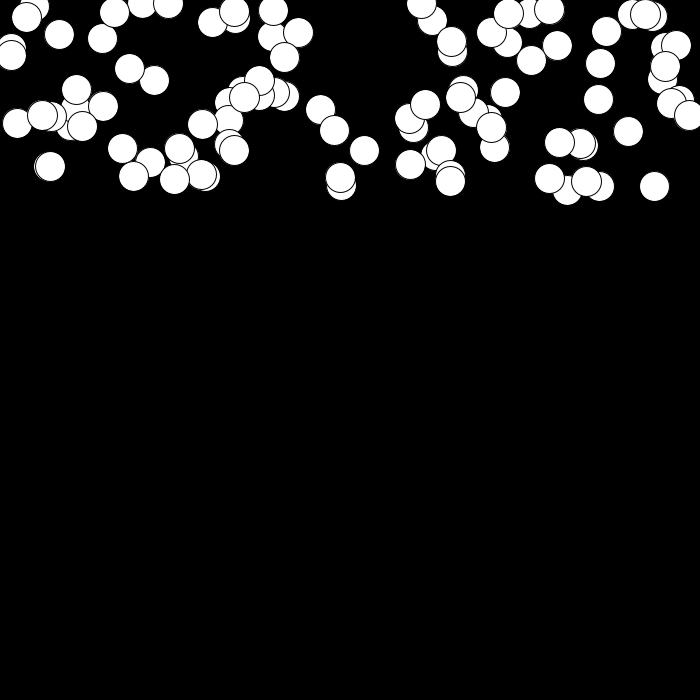
Frame 1 (no input)
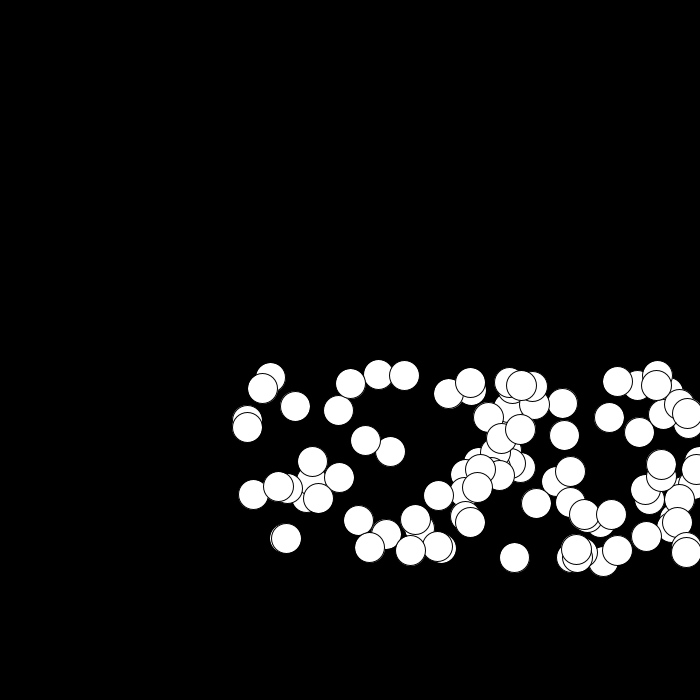
Frame 60 (the mouse pressed at the canvas centre just before this capture)
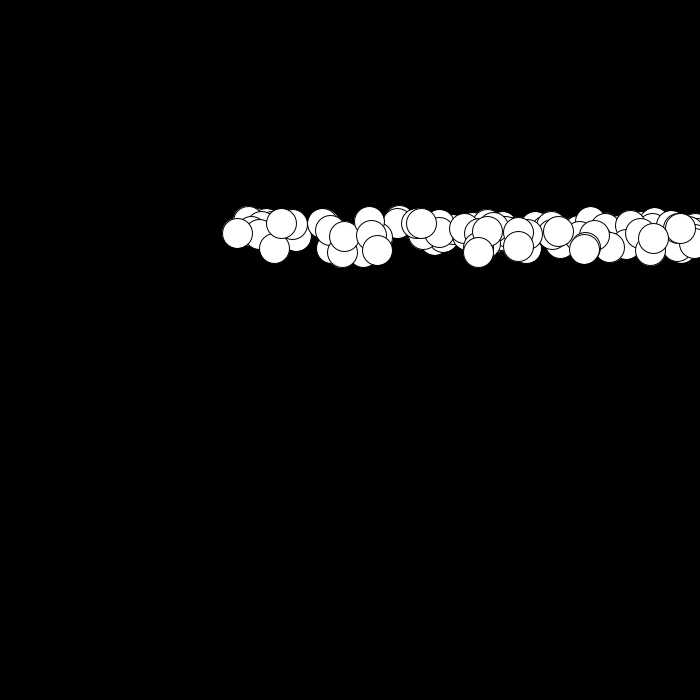
Frame 120 (the mouse held since frame 60 and released just before this capture)

The Processing sketch that drew these frames (run headless with seeded random() and noise(); from frame 60 on, the mouse is pressed at the canvas centre):

// Processing sketch: dizi_listeler
// ── dizi_listeler.pde

ArrayList toplam_ball;


void setup(){
  size(700,700);
  smooth();
  
 toplam_ball = new ArrayList(); 

 for(int i = 0; i < 100; i++){
   toplar ball = new toplar(random(0,width),random(0,200)); 
   toplam_ball.add(ball);
 }
 
}

void draw(){
   
  background(0);
   
   for(int i = 0; i < 100; i++){
     toplar ball = (toplar) toplam_ball.get(i); 
     ball.yurut();
   }
   
}
// ── toplar.pde

class toplar{
  //Global değişkenler
  float x    = 0;
  float y    = 0;
  float hizX = 4;
  float hizY = 0.5;
  
  //Yapıcı metodlar
  toplar(float _x, float _y){
    x = _x;
    y = _y;
  }
  
  void yurut(){
     goruntule();
     tasi();
     sicrama();
     dusme();
  }
  
  void goruntule(){
    ellipse(x,y,30,30);
  }
  
  void tasi(){
    x = x + hizX;
    y = y + hizY;
  }
  
  void sicrama(){
    if(x > width){
      hizX = hizX * -1;
    }
    if(x < 0){
      hizX = hizX * -1;
    }
    if(y > height){
      hizY = hizY * -1;
    }
    if(y < 0){
      hizY = hizY * -1;
    }
  }
  
  void dusme(){
    hizY = hizY + 0.2;
  }
  
}
